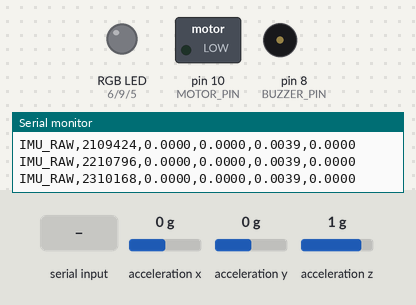
Recording of a sketch running on a simulated Arduino Uno, built with avr-gcc and run on an emulated ATmega328P. On the bench: switched loads named in the sketch (green lamp = pin HIGH), an RGB LED mixed from three pins (HIGH = lit), buzzer (waves = sounding), the last lines printed to the serial monitor. Wiring (inferred from the names in the program): MPU-6050 motion sensor at I2C address 0x68. Dashed ring = blinking. Inputs (shaded band) come from the test bench; at power-on: acceleration x 0 g, acceleration y 0 g, acceleration z 1 g.

Above: at 2.4 s.
2.5 s: "LOW\n" received over Serial
At 3.2 s:
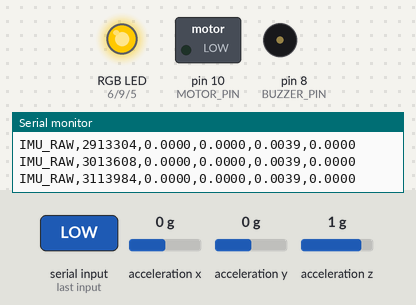
5.5 s: "MID\n" received over Serial
At 6.05 s:
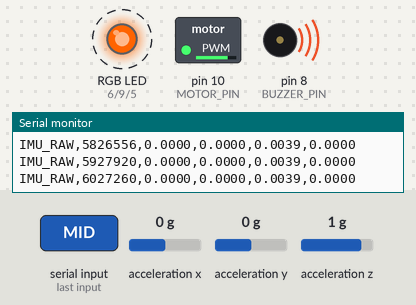
8.5 s: "HIGH\n" received over Serial
At 8.58 s:
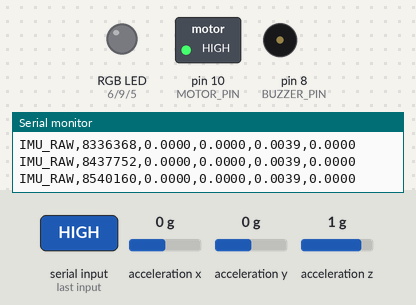
11.5 s: "ESCAPE\n" received over Serial
At 12.5 s:
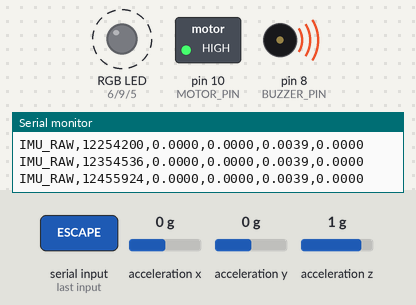
17.5 s: "LOW\n" received over Serial
At 18.2 s:
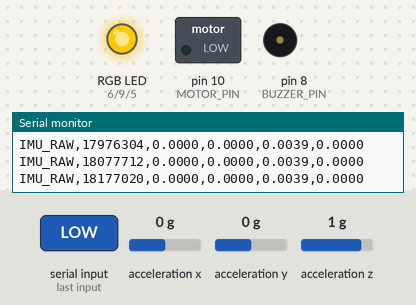
Timing chart, 0 to 21.5 s (numbered marks = the images above; inputs shaded):
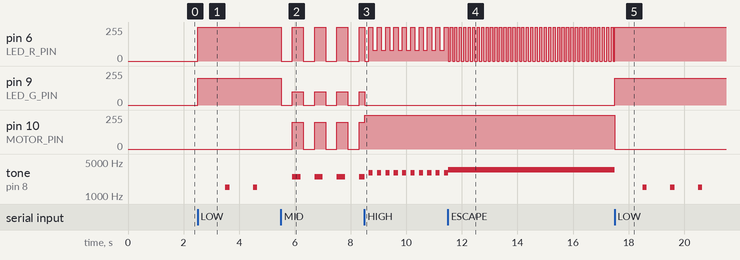

Measured:
- after the input at 2.5 s, pin 6 (LED_R_PIN): 0/255 → 255/255 at once; pin 9 (LED_G_PIN): 0/255 → 200/255 at once; tone on pin 8 (BUZZER_PIN): alternates 1500 Hz for 0.15 s and silent for 0.85 s, starting after 1.0 s
- after the input at 5.5 s, pin 6 (LED_R_PIN): alternates 255/255 for 0.40 s and 0/255 for 0.40 s, starting at once; pin 9 (LED_G_PIN): alternates 100/255 for 0.40 s and 0/255 for 0.40 s, starting at once; pin 10 (MOTOR_PIN): alternates 200/255 for 0.40 s and 0/255 for 0.40 s, starting after 0.40 s
- after the input at 8.5 s, tone on pin 8 (BUZZER_PIN): alternates 3000 Hz for 0.15 s and silent for 0.15 s, starting at once
- after the input at 11.5 s, pin 6 (LED_R_PIN): alternates 255/255 for 0.08 s and 0/255 for 0.08 s, starting at once
- after the input at 17.5 s, pin 6 (LED_R_PIN): goes on until 17.5 s, then stays 255/255; pin 9 (LED_G_PIN): 0/255 → 200/255 at once; pin 10 (MOTOR_PIN): 255/255 → 0/255 at once; tone on pin 8 (BUZZER_PIN): alternates 1500 Hz for 0.15 s and silent for 0.85 s, starting at once

The sketch:

alarm_output.ino
```cpp
/*
 * FLOODGUARD - 출력/경보 담당 Arduino
 *
 * Raspberry Pi -> Arduino Serial Protocol
 *
 * IDLE
 * LOW
 * MID
 * HIGH
 * ESCAPE
 *
 * Serial baud rate: 9600
 *
 * Opening-delay measurement extension:
 * MPU6050 is mounted on the foam board and continuously emits only detected
 * motion events as MOTION,<sequence>,<arduino_micros>,<delta_g>.
 * The Pi test scripts decide whether an event belongs to a relay pulse by
 * accepting only events received after the Pi has turned the relay on.
 */

#include <Wire.h>

// =====================================================
// 핀 설정
// =====================================================

const int BUZZER_PIN = 8;

// RGB LED
const int LED_R_PIN = 6;
const int LED_G_PIN = 9;
const int LED_B_PIN = 5;

// 진동 모터
const int MOTOR_PIN = 10;

// 공통 캐소드 = false
const bool LED_COMMON_ANODE = false;

// =====================================================
// Foam-board MPU6050: Uno SDA=A4, SCL=A5
// =====================================================

const byte MPU6050_ADDRESS = 0x68;
const byte MPU6050_ACCEL_REGISTER = 0x3B;
const float MOTION_DELTA_G = 0.06f;
const byte MOTION_CONFIRM_SAMPLES = 3;
const unsigned long IMU_SAMPLE_INTERVAL_MS = 5;
const unsigned long RAW_IMU_REPORT_INTERVAL_MS = 100;

float baselineAx = 0.0f;
float baselineAy = 0.0f;
float baselineAz = 1.0f;
unsigned long lastImuSampleMs = 0;
unsigned long lastRawImuReportMs = 0;
unsigned long motionSequence = 0;
byte motionConfirmCount = 0;
bool motionLatched = false;

// =====================================================
// 상태 정의
// =====================================================

enum State {
  IDLE,
  LOW_RISK,
  MID_RISK,
  HIGH_RISK,
  ESCAPE
};

State currentState = IDLE;

// =====================================================
// 타이밍 변수
// =====================================================

unsigned long lastToggleTime = 0;

bool blinkOn = false;

// =====================================================
// MPU6050 helpers
// =====================================================

void writeMpuRegister(byte reg, byte value) {
  Wire.beginTransmission(MPU6050_ADDRESS);
  Wire.write(reg);
  Wire.write(value);
  Wire.endTransmission();
}

int16_t joinInt16(byte highByte, byte lowByte) {
  return (int16_t)(((int16_t)highByte << 8) | lowByte);
}

bool readMpuAcceleration(float &ax, float &ay, float &az) {
  Wire.beginTransmission(MPU6050_ADDRESS);
  Wire.write(MPU6050_ACCEL_REGISTER);
  if (Wire.endTransmission(false) != 0) {
    return false;
  }
  if (Wire.requestFrom(MPU6050_ADDRESS, (byte)6) != 6) {
    return false;
  }
  int16_t rawAx = joinInt16(Wire.read(), Wire.read());
  int16_t rawAy = joinInt16(Wire.read(), Wire.read());
  int16_t rawAz = joinInt16(Wire.read(), Wire.read());
  ax = rawAx / 16384.0f;
  ay = rawAy / 16384.0f;
  az = rawAz / 16384.0f;
  return true;
}

bool calibrateMpuBaseline() {
  const int samples = 200;
  float sumAx = 0.0f;
  float sumAy = 0.0f;
  float sumAz = 0.0f;
  int validSamples = 0;

  for (int i = 0; i < samples; i++) {
    float ax, ay, az;
    if (readMpuAcceleration(ax, ay, az)) {
      sumAx += ax;
      sumAy += ay;
      sumAz += az;
      validSamples++;
    }
    delay(5);
  }
  if (validSamples < samples / 2) {
    return false;
  }
  baselineAx = sumAx / validSamples;
  baselineAy = sumAy / validSamples;
  baselineAz = sumAz / validSamples;
  return true;
}

void reportFoamBoardMotion() {
  unsigned long nowMs = millis();
  if (nowMs - lastImuSampleMs < IMU_SAMPLE_INTERVAL_MS) {
    return;
  }
  lastImuSampleMs = nowMs;

  float ax, ay, az;
  if (!readMpuAcceleration(ax, ay, az)) {
    return;
  }
  unsigned long sampleMicros = micros();
  float dx = ax - baselineAx;
  float dy = ay - baselineAy;
  float dz = az - baselineAz;
  float deltaG = sqrt(dx * dx + dy * dy + dz * dz);

  // 10 Hz raw logging is safe at 9600 baud: it is for CSV inspection,
  // while motion detection itself continues at the 5 ms sampling interval.
  if (nowMs - lastRawImuReportMs >= RAW_IMU_REPORT_INTERVAL_MS) {
    lastRawImuReportMs = nowMs;
    Serial.print("IMU_RAW,");
    Serial.print(sampleMicros);
    Serial.print(",");
    Serial.print(ax, 4);
    Serial.print(",");
    Serial.print(ay, 4);
    Serial.print(",");
    Serial.print(az, 4);
    Serial.print(",");
    Serial.println(deltaG, 4);
  }

  if (deltaG >= MOTION_DELTA_G) {
    if (motionConfirmCount < MOTION_CONFIRM_SAMPLES) {
      motionConfirmCount++;
    }
    if (!motionLatched && motionConfirmCount >= MOTION_CONFIRM_SAMPLES) {
      motionLatched = true;
      motionSequence++;
      Serial.print("MOTION,");
      Serial.print(motionSequence);
      Serial.print(",");
      Serial.print(sampleMicros);
      Serial.print(",");
      Serial.println(deltaG, 4);
    }
  } else {
    motionConfirmCount = 0;
    if (deltaG < MOTION_DELTA_G * 0.5f) {
      motionLatched = false;
    }
  }
}

// =====================================================
// LED 채널 출력
// =====================================================

void writeLedChannel(int pin, int value) {

  int output;

  if (LED_COMMON_ANODE) {
    output = 255 - value;
  }
  else {
    output = value;
  }

  analogWrite(pin, constrain(output, 0, 255));
}

// =====================================================
// RGB 색상 설정
// =====================================================

void setColor(int r, int g, int b) {

  writeLedChannel(LED_R_PIN, r);
  writeLedChannel(LED_G_PIN, g);
  writeLedChannel(LED_B_PIN, b);
}

// =====================================================
// 모든 출력 OFF
// =====================================================

void allOff() {

  noTone(BUZZER_PIN);

  setColor(0, 0, 0);

  analogWrite(MOTOR_PIN, 0);
}

// =====================================================
// SETUP
// =====================================================

void setup() {

  Serial.begin(9600);
  Serial.setTimeout(20);

  Wire.begin();
  writeMpuRegister(0x6B, 0x00);  // wake MPU6050

  pinMode(BUZZER_PIN, OUTPUT);

  pinMode(LED_R_PIN, OUTPUT);
  pinMode(LED_G_PIN, OUTPUT);
  pinMode(LED_B_PIN, OUTPUT);

  pinMode(MOTOR_PIN, OUTPUT);

  // 시작할 때 모든 출력 OFF
  allOff();

  lastToggleTime = millis();

  if (calibrateMpuBaseline()) {
    Serial.println("IMU_READY");
  } else {
    Serial.println("IMU_ERROR");
  }
}

// =====================================================
// LOOP
// =====================================================

void loop() {

  // Raspberry Pi 명령 확인
  readSerialCommand();

  // This never controls the relay. It only reports foam-board motion.
  reportFoamBoardMotion();

  // 현재 상태에 따른 출력
  switch (currentState) {

    case IDLE:
      handleIdle();
      break;

    case LOW_RISK:
      handleLow();
      break;

    case MID_RISK:
      handleMid();
      break;

    case HIGH_RISK:
      handleHigh();
      break;

    case ESCAPE:
      handleEscape();
      break;
  }
}

// =====================================================
// Raspberry Pi 명령 수신
// =====================================================

void readSerialCommand() {

  if (!Serial.available()) {
    return;
  }

  String cmd = Serial.readStringUntil('\n');

  cmd.trim();

  State newState = currentState;

  if (cmd == "IDLE") {

    newState = IDLE;
  }

  else if (cmd == "LOW") {

    newState = LOW_RISK;
  }

  else if (cmd == "MID") {

    newState = MID_RISK;
  }

  else if (cmd == "HIGH") {

    newState = HIGH_RISK;
  }

  else if (cmd == "ESCAPE") {

    newState = ESCAPE;
  }

  else {

    // 알 수 없는 명령
    return;
  }

  // 상태가 변경된 경우
  if (newState != currentState) {

    currentState = newState;

    // 이전 상태의 출력 제거
    allOff();

    // 새로운 상태 타이머 초기화
    lastToggleTime = millis();

    blinkOn = false;
  }
}

// =====================================================
// IDLE
// 모든 출력 OFF
// =====================================================

void handleIdle() {

  allOff();
}

// =====================================================
// LOW
//
// 노란색 고정
// 진동 없음
// 1초마다 짧은 경고음
// =====================================================

void handleLow() {

  // 노란색
  setColor(255, 200, 0);

  // 진동 OFF
  analogWrite(MOTOR_PIN, 0);

  // 1초마다 경고음
  if (millis() - lastToggleTime >= 1000) {

    tone(BUZZER_PIN, 1500, 150);

    lastToggleTime = millis();
  }
}

// =====================================================
// MID
//
// 주황색 점멸
// 강한 경고음
// 진동
// =====================================================

void handleMid() {

  const unsigned long interval = 400;

  if (millis() - lastToggleTime >= interval) {

    blinkOn = !blinkOn;

    lastToggleTime = millis();

    if (blinkOn) {

      // 주황색
      setColor(255, 100, 0);

      // 경고음
      tone(BUZZER_PIN, 2500, 300);

      // 진동
      analogWrite(MOTOR_PIN, 200);
    }

    else {

      // LED OFF
      setColor(0, 0, 0);

      // 진동 OFF
      analogWrite(MOTOR_PIN, 0);
    }
  }
}

// =====================================================
// HIGH
//
// 빨간색 빠른 점멸
// 최대 진동
// 지속 경보음
// =====================================================

void handleHigh() {

  const unsigned long interval = 150;

  if (millis() - lastToggleTime >= interval) {

    blinkOn = !blinkOn;

    lastToggleTime = millis();

    if (blinkOn) {

      // 밝은 빨간색
      setColor(255, 0, 0);

      // 3kHz 경보음
      tone(BUZZER_PIN, 3000);
    }

    else {

      // 약한 빨간색
      setColor(80, 0, 0);

      // 부저 OFF
      noTone(BUZZER_PIN);
    }
  }

  // 진동 최대
  analogWrite(MOTOR_PIN, 255);
}

// =====================================================
// ESCAPE
//
// 매우 빠른 빨간색 스트로브
// 최대 진동
// 지속 경보음
// =====================================================

void handleEscape() {

  const unsigned long interval = 80;

  if (millis() - lastToggleTime >= interval) {

    blinkOn = !blinkOn;

    lastToggleTime = millis();

    if (blinkOn) {

      // 빨간색 ON
      setColor(255, 0, 0);
    }

    else {

      // LED OFF
      setColor(0, 0, 0);
    }
  }

  // 3.5kHz 지속 경보
  tone(BUZZER_PIN, 3500);

  // 진동 최대
  analogWrite(MOTOR_PIN, 255);
}
```
